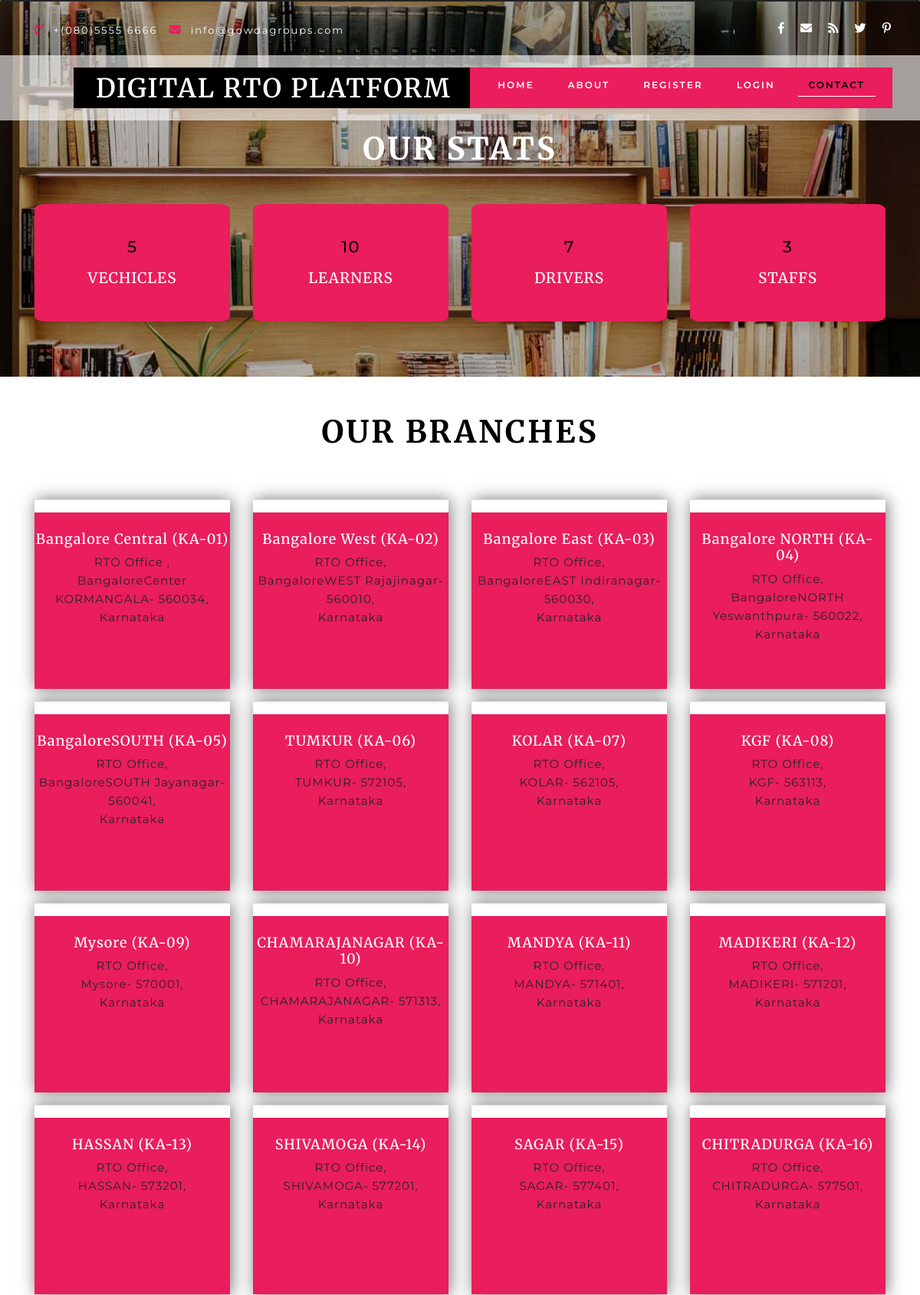
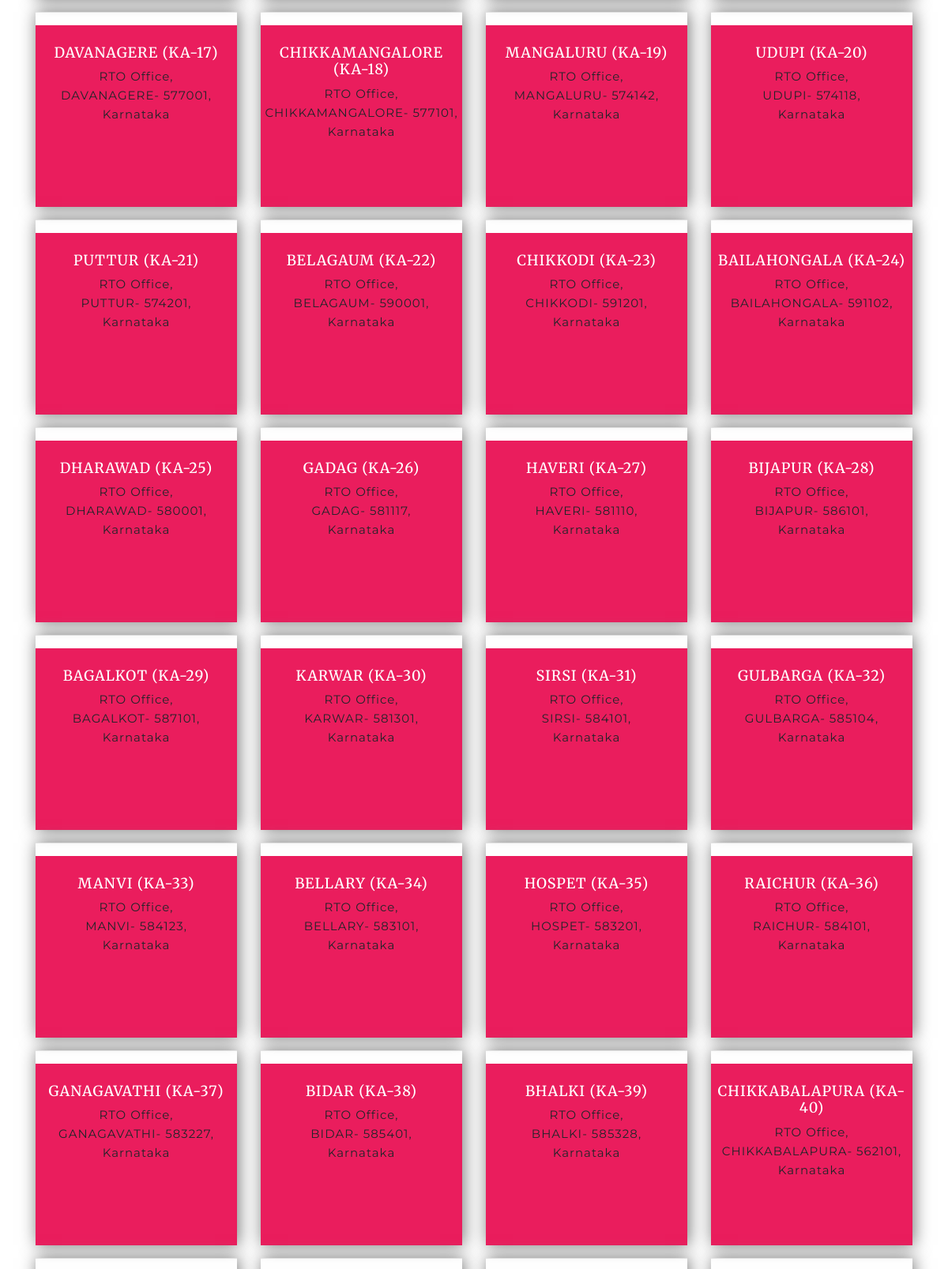
Screenshot of /DIGITALRTOPLATFORM/contact.php (upper part) with the database file from the repository (2 pictures, top to bottom).
### tables this page shows
CREATE TABLE `branch` (
  `branchid` int(10) NOT NULL,
  `branchname` varchar(25) NOT NULL,
  `branchaddress` text NOT NULL,
  `cityid` int(10) NOT NULL,
  `pin` varchar(10) NOT NULL,
  `stateid` int(10) NOT NULL,
  `status` varchar(10) NOT NULL
);

CREATE TABLE `city` (
  `cityid` int(10) NOT NULL,
  `city` varchar(50) NOT NULL,
  `stateid` int(10) NOT NULL,
  `citycode` varchar(10) NOT NULL,
  `discription` text NOT NULL,
  `status` varchar(10) NOT NULL
);

CREATE TABLE `state` (
  `stateid` int(10) NOT NULL,
  `state` varchar(50) NOT NULL,
  `statecode` varchar(10) NOT NULL,
  `discription` text NOT NULL,
  `status` varchar(10) NOT NULL
);

### DIGITALRTOPLATFORM/contact.php (the view, shortened to what this page needs)
<?php
include("header.php");
?>
       </div>
    <section class="stats py-lg-4 py-md-3 py-sm-3 py-3" id="stats">
      <div class="container py-lg-5 py-md-5 py-sm-4 py-3">
<br><br><br><br>
        <h3 class="title clr text-center mb-lg-5 mb-md-4 mb-sm-4 mb-3">Our Stats </h3>
        <div class="jst-must-info text-center">
          <div class="row stats-info">
            <div class="col-lg-3 col-md-6 col-sm-6 col-6 stats-grid-1">
              <div class="stats-grid" data-blast="bgColor">
                <div class="counter"><?php
				$sql = "SELECT * FROM vehicleregistration";
				$qsql = mysqli_query($con,$sql);
				echo mysqli_num_rows($qsql);
				?></div>
                <div class="stat-info">
                  <h5 class="pt-2">Vechicles </h5>
                </div>
              </div>
            </div>
            <div class="col-lg-3 col-md-6 col-sm-6 col-6 stats-grid-3">
              <div class=" stats-grid" data-blast="bgColor">
                <div class="counter"><?php
				$sql = "SELECT * FROM llr";
				$qsql = mysqli_query($con,$sql);
				echo mysqli_num_rows($qsql);
				?></div>
                <div class="stat-info">
                  <h5 class="pt-2"> Learners</h5>
                </div>
              </div>
            </div>
            <div class="col-lg-3 col-md-6 col-sm-6 col-6 stats-grid-2">
              <div class=" stats-grid" data-blast="bgColor">
                <div class="counter"><?php
				$sql = "SELECT * FROM drivinglicense";
				$qsql = mysqli_query($con,$sql);
				echo mysqli_num_rows($qsql);
				?></div>
                <div class="stat-info">
                  <h5 class="pt-2"> Drivers</h5>
                </div>
              </div>
            </div>
            <div class="col-lg-3 col-md-6 col-sm-6 col-6 stats-grid-4">
              <div class=" stats-grid" data-blast="bgColor">
                <div class="counter"><?php
				$sql = "SELECT * FROM employee";
				$qsql = mysqli_query($con,$sql);
				echo mysqli_num_rows($qsql);
				?></div>
                <div class="stat-info">
                  <h5 class="pt-2"> Staffs </h5>
                </div>
              </div>
            </div>
          </div>
        </div>
      </div>
    </section>
      <div class="container py-lg-5 py-md-5 py-sm-4 py-3">
        <h3 class="title text-center mb-lg-5 mb-md-4 mb-sm-4 mb-3">Our Branches </h3>
        <div class="row ">
		<?php
			$sql = "SELECT branch.*,city.city,state.state FROM branch LEFT JOIN city ON branch.cityid=city.cityid LEFT JOIN state ON state.stateid=branch.stateid WHERE branch.status='Active'";
			$qsql= mysqli_query($con,$sql);
			while($rs = mysqli_fetch_array($qsql))
			{
		?>
          <div class="col-lg-3 col-md-6 col-sm-6 profile">
            <div class="team-shadow">
              <hr>
              <div class="team-w3layouts-info py-lg-4 py-3 text-center" data-blast="bgColor"  style="height: 230px;">
                <h4 class="text-white mb-2"><?php echo $rs['branchname']; ?></h4>
                <span class="wls-client-title text-black"><?php echo $rs['branchaddress']; ?>,<br><?php echo $rs['city']; ?>- <?php echo $rs['pin']; ?>,<br><?php echo $rs['state']; ?> </span></hr>
              </div>
            </div>
          </div>
		 <?php
			}
		?>
		</div>
      </div>
    <?php
include("footer.php");
?>

### DIGITALRTOPLATFORM/css/style.css (style rules this page uses)
html, body { padding: 0; margin: 0; background: #fff; letter-spacing: 1px; font-family: 'Montserrat', sans-serif; }
h1, h2, h3, h4, h5, h6 { margin: 0; padding: 0; font-family: 'Merriweather', serif; letter-spacing: 1px; }
.title { font-size:45px; color: #000; letter-spacing: 3px; font-weight: 700; text-transform: uppercase; }
.about-jewel-agile-left h4,.blog-txt-info h4 a,.team-w3layouts-info h4,.addres-office-hour ul li h6,.ser-inner-info h4 { font-size: 19px; color:#ea1d5d; text-transform: capitalize; }
.clr { color: #fff; }
.clients-color,.team-shadow { box-shadow: 2px 0px 20px 0px #757575; }
.stats { background: url(../images/cc1.jpg)no-repeat center; background-size: cover; -webkit-background-size: cover; -moz-background-size: cover; -o-background-size: cover; -ms-background-size: cover; }
.counter { font-size: 23px; color: #000; font-weight: 500; letter-spacing: 1px; }
.stat-info h5,.dance-agile-info h4,.ser-inner-info h4 { font-size:19px; line-height: 33px; color:#fff; text-transform: uppercase; }
.stats-grid { background: #ea1d5d; padding: 3em 2em; border-radius: 5%; }
.team-w3layouts-info { background: #ea1d5d; }
span.wls-client-title { font-size:15px; }
@media (max-width:1440px) { .title { font-size: 43px; } }
@media (max-width:1440px) { .counter { font-size: 21px; } }
@media (max-width:1366px) { .title { font-size: 40px; } }
@media (max-width:1366px) { .about-jewel-agile-left h4, .blog-txt-info h4 a, .team-w3layouts-info h4, .addres-office-hour ul li h6, .ser-inner-info h4 { font-size: 18px; } }
@media (max-width:1366px) { .stats-grid { padding: 2.5em 2em; } }

### rows the page displays
branch: branchname "Bangalore Central (KA-01)", branchaddress "RTO Office", cityid.city "BangaloreCenter KORMANGALA", pin "560034", stateid.state "Karnataka"
branch: branchname "Bangalore West (KA-02)", branchaddress "RTO Office", cityid.city "BangaloreWEST Rajajinagar", pin "560010", stateid.state "Karnataka"
branch: branchname "Bangalore East (KA-03)", branchaddress "RTO Office", cityid.city "BangaloreEAST Indiranagar", pin "560030", stateid.state "Karnataka"
branch: branchname "Bangalore NORTH (KA-04)", branchaddress "RTO Office", cityid.city "BangaloreNORTH Yeswanthpura", pin "560022", stateid.state "Karnataka"
branch: branchname "BangaloreSOUTH (KA-05)", branchaddress "RTO Office", cityid.city "BangaloreSOUTH Jayanagar", pin "560041", stateid.state "Karnataka"
branch: branchname "TUMKUR (KA-06)", branchaddress "RTO Office", cityid.city "TUMKUR", pin "572105", stateid.state "Karnataka"
branch: branchname "KOLAR (KA-07)", branchaddress "RTO Office", cityid.city "KOLAR", pin "562105", stateid.state "Karnataka"
branch: branchname "KGF (KA-08)", branchaddress "RTO Office", cityid.city "KGF", pin "563113", stateid.state "Karnataka"
branch: branchname "Mysore (KA-09)", branchaddress "RTO Office", cityid.city "Mysore", pin "570001", stateid.state "Karnataka"
branch: branchname "CHAMARAJANAGAR (KA-10)", branchaddress "RTO Office", cityid.city "CHAMARAJANAGAR", pin "571313", stateid.state "Karnataka"
branch: branchname "MANDYA (KA-11)", branchaddress "RTO Office", cityid.city "MANDYA", pin "571401", stateid.state "Karnataka"
branch: branchname "MADIKERI (KA-12)", branchaddress "RTO Office", cityid.city "MADIKERI", pin "571201", stateid.state "Karnataka"
branch: branchname "HASSAN (KA-13)", branchaddress "RTO Office", cityid.city "HASSAN", pin "573201", stateid.state "Karnataka"
branch: branchname "SHIVAMOGA (KA-14)", branchaddress "RTO Office", cityid.city "SHIVAMOGA", pin "577201", stateid.state "Karnataka"
branch: branchname "SAGAR (KA-15)", branchaddress "RTO Office", cityid.city "SAGAR", pin "577401", stateid.state "Karnataka"
branch: branchname "CHITRADURGA (KA-16)", branchaddress "RTO Office", cityid.city "CHITRADURGA", pin "577501", stateid.state "Karnataka"
branch: branchname "DAVANAGERE (KA-17)", branchaddress "RTO Office", cityid.city "DAVANAGERE", pin "577001", stateid.state "Karnataka"
branch: branchname "CHIKKAMANGALORE (KA-18)", branchaddress "RTO Office", cityid.city "CHIKKAMANGALORE", pin "577101", stateid.state "Karnataka"
branch: branchname "MANGALURU (KA-19)", branchaddress "RTO Office", cityid.city "MANGALURU", pin "574142", stateid.state "Karnataka"
branch: branchname "UDUPI (KA-20)", branchaddress "RTO Office", cityid.city "UDUPI", pin "574118", stateid.state "Karnataka"
branch: branchname "PUTTUR (KA-21)", branchaddress "RTO Office", cityid.city "PUTTUR", pin "574201", stateid.state "Karnataka"
branch: branchname "BELAGAUM (KA-22)", branchaddress "RTO Office", cityid.city "BELAGAUM", pin "590001", stateid.state "Karnataka"
branch: branchname "CHIKKODI (KA-23)", branchaddress "RTO Office", cityid.city "CHIKKODI", pin "591201", stateid.state "Karnataka"
branch: branchname "BAILAHONGALA (KA-24)", branchaddress "RTO Office", cityid.city "BAILAHONGALA", pin "591102", stateid.state "Karnataka"
branch: branchname "DHARAWAD (KA-25)", branchaddress "RTO Office", cityid.city "DHARAWAD", pin "580001", stateid.state "Karnataka"
branch: branchname "GADAG (KA-26)", branchaddress "RTO Office", cityid.city "GADAG", pin "581117", stateid.state "Karnataka"
branch: branchname "HAVERI (KA-27)", branchaddress "RTO Office", cityid.city "HAVERI", pin "581110", stateid.state "Karnataka"
branch: branchname "BIJAPUR (KA-28)", branchaddress "RTO Office", cityid.city "BIJAPUR", pin "586101", stateid.state "Karnataka"
branch: branchname "BAGALKOT (KA-29)", branchaddress "RTO Office", cityid.city "BAGALKOT", pin "587101", stateid.state "Karnataka"
branch: branchname "KARWAR (KA-30)", branchaddress "RTO Office", cityid.city "KARWAR", pin "581301", stateid.state "Karnataka"
branch: branchname "SIRSI (KA-31)", branchaddress "RTO Office", cityid.city "SIRSI", pin "584101", stateid.state "Karnataka"
branch: branchname "GULBARGA (KA-32)", branchaddress "RTO Office", cityid.city "GULBARGA", pin "585104", stateid.state "Karnataka"
branch: branchname "MANVI (KA-33)", branchaddress "RTO Office", cityid.city "MANVI", pin "584123", stateid.state "Karnataka"
branch: branchname "BELLARY (KA-34)", branchaddress "RTO Office", cityid.city "BELLARY", pin "583101", stateid.state "Karnataka"
branch: branchname "HOSPET (KA-35)", branchaddress "RTO Office", cityid.city "HOSPET", pin "583201", stateid.state "Karnataka"
branch: branchname "RAICHUR (KA-36)", branchaddress "RTO Office", cityid.city "RAICHUR", pin "584101", stateid.state "Karnataka"
branch: branchname "GANAGAVATHI (KA-37)", branchaddress "RTO Office", cityid.city "GANAGAVATHI", pin "583227", stateid.state "Karnataka"
branch: branchname "BIDAR (KA-38)", branchaddress "RTO Office", cityid.city "BIDAR", pin "585401", stateid.state "Karnataka"
branch: branchname "BHALKI (KA-39)", branchaddress "RTO Office", cityid.city "BHALKI", pin "585328", stateid.state "Karnataka"
branch: branchname "CHIKKABALAPURA (KA-40)", branchaddress "RTO Office", cityid.city "CHIKKABALAPURA", pin "562101", stateid.state "Karnataka"

### other values shown
mysqli_num_rows($qsql) "5"
mysqli_num_rows($qsql) "10"
mysqli_num_rows($qsql) "7"
mysqli_num_rows($qsql) "3"
